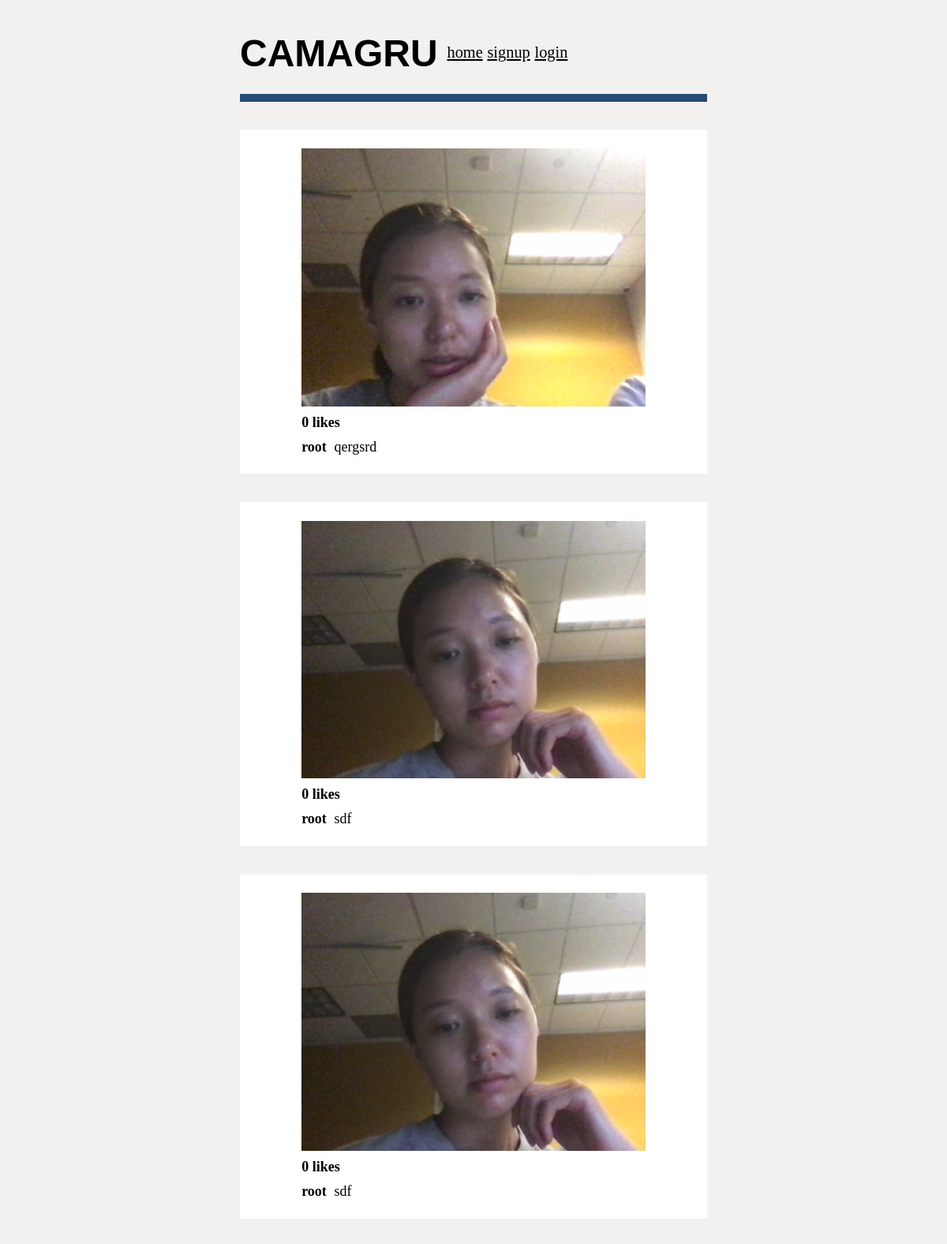
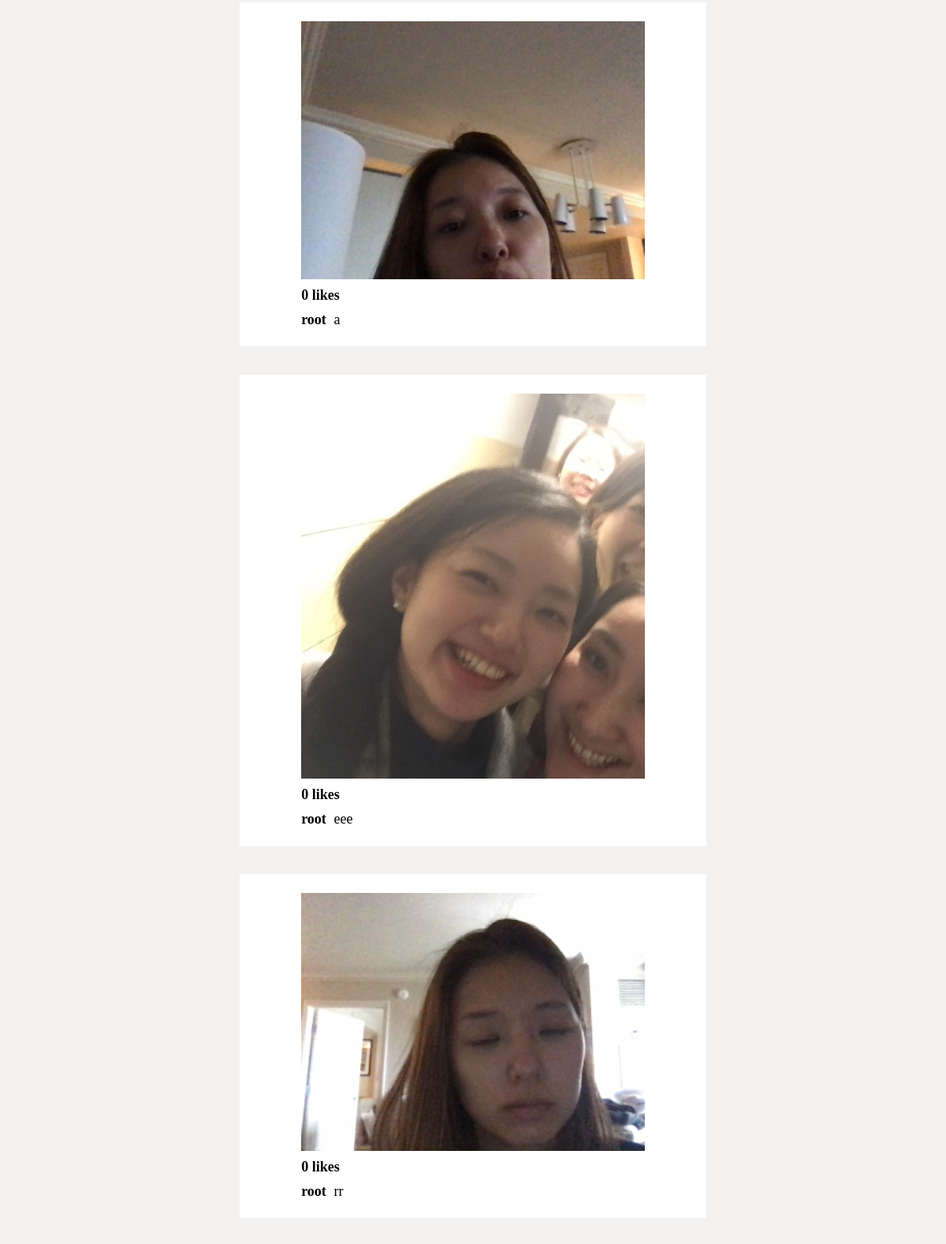
/?page=3 (upper part), run on the app's committed database (2 pictures, top to bottom).
### blog/models.py (models this page shows, shortened)
class Image(models.Model):
    image = models.ImageField(upload_to='images/')
    user = models.ForeignKey(User, on_delete=models.CASCADE)
    uploaded_at = models.DateTimeField(auto_now_add=True)
    num_likes = models.IntegerField(default=0)
    caption = models.CharField(max_length=100, null=True)
    likes = models.ManyToManyField(User, related_name='likes', blank=True)

### blog/views.py (the view)
# urls.py: path('', views.home, name='home'),
def home(request):
    image_list = Image.objects.all().order_by('-uploaded_at')
    paginator = Paginator(image_list, 10)
    page = request.GET.get('page')
    images = paginator.get_page(page)
    return render(request, 'home.html', {'images': images})

### blog/templates/home.html (shortened to what this page needs)
{% extends 'base.html' %}
{% load static %}
{% block stylesheet %}
<link rel="stylesheet" href="{% static 'css/home.css' %}">
{% endblock %}
{% block content %}
<center>
    {% if user.is_authenticated %}
        {% for img in images %}
        <div class='post'>
            <div><img id="photo" src="{{ img.image.url }}" alt="image"></div>
            <div class='likecorner'>
                <div><a href="{% url 'like' img.pk %}">❤</a></div>
                <div id='likesforlogin'>{{ img.num_likes }} likes</div>
            </div>
            <div class='captioncorner'>
                <div id='user'>{{ img.user.username }}</div>
                <div id='caption'>{{ img.caption }}</div>
            </div>
            {% for comment in img.comments.all %}
                <div class='captioncorner'>
                    <div id='user'>{{ comment.user}}</div>
                    <div id='caption'>{{ comment.text }}</div>
                </div>
            {% endfor %}
            <form action="{% url 'comment' %}" method="POST" class='comment'>
                {% csrf_token %}
                <textarea name="text" id="com" cols="75" rows="1"></textarea>
                <input type="hidden" id="image id" name="imageid" value="{{ img.id }}">
                <button type="submit">Post</button>
            </form>
        </div>
        {% endfor %}
        <div class="pagination">
            <span class="step-links">
                {% if images.has_previous %}
                    <a href="?page=1">&laquo; first</a>
                    <a href="?page={{ images.previous_page_number }}">previous</a>
                {% endif %}
                <span class="current">
                    Page {{ images.number }} of {{ images.paginator.num_pages }}
                </span>
                {% if images.has_next %}
                    <a href="?page={{ images.next_page_number }}">next</a>
                    <a href="?page={{ images.paginator.num_pages }}">last &raquo;</a>
                {% endif %}
            </span>
        </div>
    {% else %}
        {% for img in images %}
        <div class='post'>
                <div><img id="photo" src="{{ img.image.url }}" alt="image"></div>
                <div class='likecorner'>
                    <div id='likes'>{{ img.num_likes }} likes</div>
                </div>
                <div class='captioncorner'>
                    <div id='user'>{{ img.user }}</div>
                    <div id='caption'>{{ img.caption }}</div>
                </div>
            </div>
            {% endfor %}
    {% endif %}
</center>
{% endblock %}

### blog/static/css/base.css (style rules this page uses)
body { background-color: rgb(242, 241, 240); }

### blog/static/css/home.css (style rules this page uses)
.post { display: flex; flex-direction: column; justify-content: center; background-color: white; padding: 2%; margin: 3%; margin-inline-start: 25%; margin-inline-end: 25%; }
#photo { display: flex; justify-content: center; width: 80%; height: 80%; }
.captioncorner { display: flex; flex-direction: row; justify-content: left; margin-top: 10px; margin-inline-start: 10%; font-size: 1.5vw; }
#user { font-weight: bold; }
#caption { display: flex; margin-inline-start: 2%; }
.likecorner { display: flex; flex-direction: row; justify-content: left; margin-top: 10px; margin-inline-start: 10%; margin-inline-end:5%; font-size: 1.5vw; }
#likes { font-weight: bold; }

### data on the page
Image: image (picture), num_likes "0", user "root", caption "qergsrd"
Image: image (picture), num_likes "0", user "root", caption "sdf"
Image: image (picture), num_likes "0", user "root", caption "sdf"
Image: image (picture), num_likes "0", user "root", caption "a"
Image: image (picture), num_likes "0", user "root", caption "eee"
Image: image (picture), num_likes "0", user "root", caption "rr"
